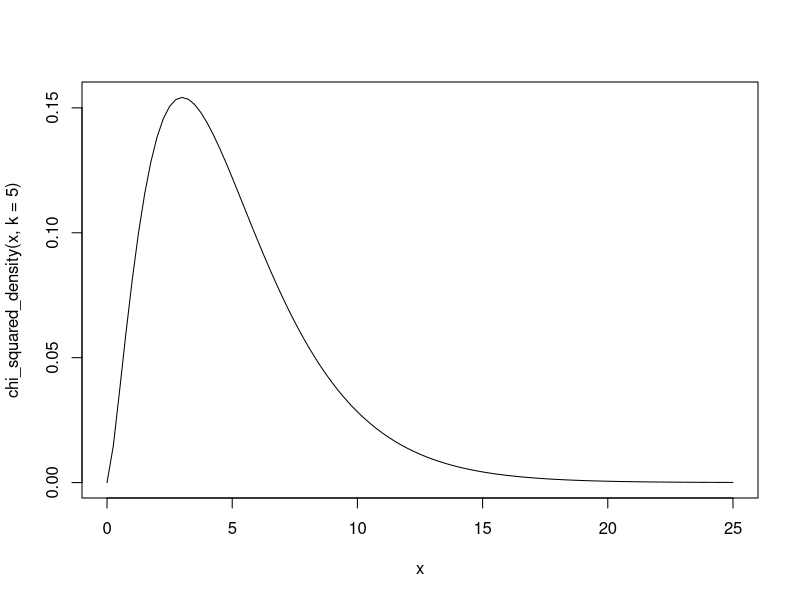
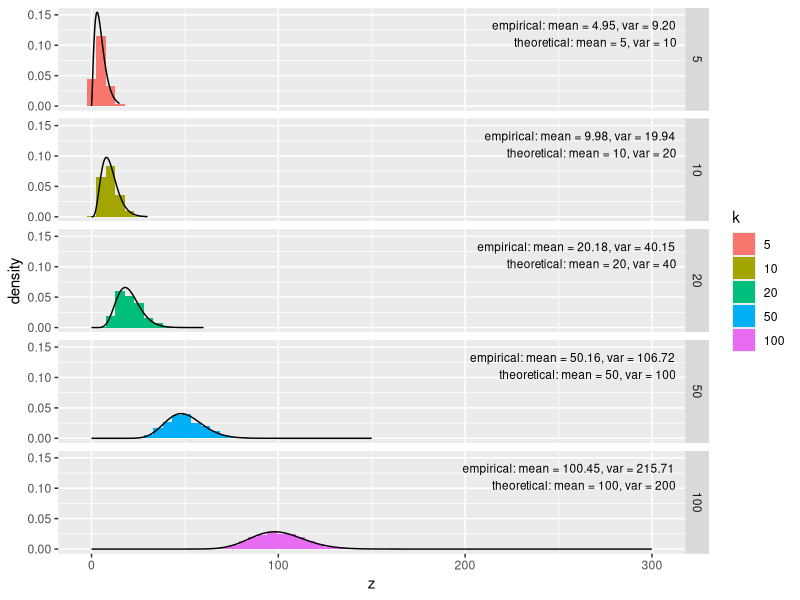

R code for these plots, in order:
library(tidyverse)

n <- 1000
k <- c(5, 10, 20, 50, 100)

chi_squared <- function(k) sum(rnorm(k)^2)

chi_squared_density <- function(x, k) {
    x^(k / 2 - 1) * exp(-x / 2) / (2^(k / 2) * gamma(k / 2))
}

data <- map_dfr(k, function(kk) tibble(k = kk, z = map_dbl(1:n, ~ chi_squared(kk))))

curves <- map_dfr(k, ~ tibble(k = .x, x = seq(0, .x * 3, length.out = 200), y = dchisq(x, df = .x)))

stats <- data %>%
    group_by(k) %>%
    summarize(emp_mean = mean(z), emp_var = var(z)) %>%
    mutate(
        label = sprintf(
            "empirical: mean = %.2f, var = %.2f\ntheoretical: mean = %d, var = %d",
            emp_mean, emp_var, k, 2 * k
        )
    )

plot <- function(data, curves, stats) {
    data %>%
        ggplot(aes(x = z, fill = factor(k))) +
        geom_histogram(aes(y = after_stat(density)), bins = 60) +
        geom_line(data = curves, aes(x = x, y = y), color = "black", inherit.aes = FALSE) +
        geom_text(
            data = stats, aes(x = Inf, y = Inf, label = label),
            hjust = 1.05, vjust = 1.5, size = 3, inherit.aes = FALSE
        ) +
        facet_grid(rows = vars(k)) +
        labs(fill = "k")
}

p1 <- plot(data, curves, stats)
ggsave("./r_session_2/plot1.png", p1)

curve(chi_squared_density(x, k = 5), from = 0, to = 25)
